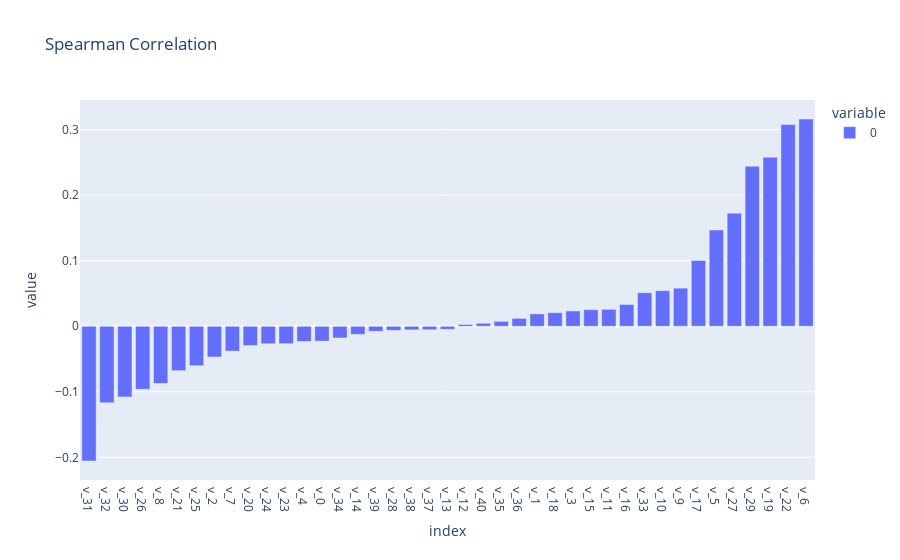

Write notebook code for a chart like this one.
### Code cell
# fig = data.corrwith(data.label, method='spearman').sort_values().iloc[:-1].plot(kind='bar', figsize=(20,5))
fig = data.corrwith(data.label, method='spearman').sort_values().iloc[:-1].plot(kind='bar', title='Spearman Correlation')
fig

### Figure 1 — Plotly figure (JSON) as saved in the notebook; plotly's stock layout.template omitted (floating-point values rounded to 4 significant figures)
{"data": [{"alignmentgroup": "True", "hovertemplate": "variable=0<br>index=%{x}<br>value=%{y}<extra></extra>", "legendgroup": "0", "marker": {"color": "#636efa", "pattern": {"shape": ""}}, "name": "0", "offsetgroup": "0", "orientation": "v", "showlegend": true, "textposition": "auto", "type": "bar", "x": ["v_31", "v_32", "v_30", "v_26", "v_8", "v_21", "v_25", "v_2", "v_7", "v_20", "v_24", "v_23", "v_4", "v_0", "v_34", "v_14", "v_39", "v_28", "v_38", "v_37", "v_13", "v_12", "v_40", "v_35", "v_36", "v_1", "v_18", "v_3", "v_15", "v_11", "v_16", "v_33", "v_10", "v_9", "v_17", "v_5", "v_27", "v_29", "v_19", "v_22", "v_6"], "xaxis": "x", "y": [-0.2056, -0.1168, -0.1079, -0.09611, -0.08724, -0.0677, -0.06018, -0.04686, -0.03786, -0.0294, -0.02668, -0.02661, -0.02319, -0.02264, -0.01786, -0.01228, -0.007648, -0.006245, -0.005546, -0.005331, -0.004698, 0.002828, 0.004637, 0.007577, 0.01203, 0.01893, 0.02076, 0.02337, 0.02533, 0.02589, 0.03321, 0.05111, 0.0544, 0.05826, 0.1004, 0.147, 0.1727, 0.2444, 0.258, 0.3078, 0.3164], "yaxis": "y"}], "layout": {"autosize": true, "barmode": "relative", "legend": {"title": {"text": "variable"}, "tracegroupgap": 0}, "title": {"text": "Spearman Correlation"}, "xaxis": {"anchor": "y", "autorange": true, "domain": [0, 1], "range": [-0.5, 40.5], "title": {"text": "index"}, "type": "category"}, "yaxis": {"anchor": "x", "autorange": true, "domain": [0, 1], "range": [-0.2346, 0.3454], "title": {"text": "value"}, "type": "linear"}}}
